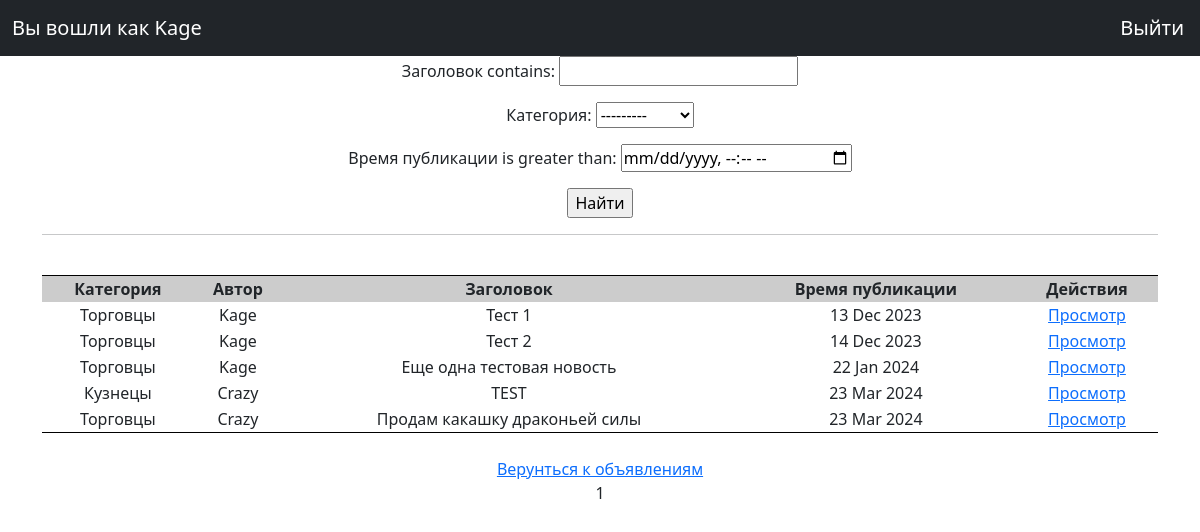
/posts/search/ (signed in), run on the app's committed database.
### PostBoard_main/models.py (models this page shows, shortened)
class Posts(models.Model):
    tanks = 'TK'
    healers = 'HL'
    damage_dealers = 'DD'
    merchants = 'MR'
    guild_masters = 'GM'
    quest_givers = 'QG'
    smiths = 'SM'
    leather_workers = 'LW'
    potion_masters = 'PM'
    enchanters = 'EH'
    TYPE = [
        (tanks, 'Танки'), (healers, 'Хилеры'), (damage_dealers, 'ДД'), (merchants, 'Торговцы'),
        (guild_masters, 'Гильдмастера'), (quest_givers, 'Квестгиверы'), (smiths, 'Кузнецы'),
        (leather_workers, 'Кожевники'), (potion_masters, 'Зельевары'), (enchanters, 'Мастера заклинаний')
    ]
    type_post = models.CharField(max_length=2, choices=TYPE, default='MR', verbose_name='Время публикации')
    time_in = models.DateTimeField(auto_now_add=True, verbose_name='Время публикации')
    headline = models.CharField(max_length=128, verbose_name='Заголовок')
    text = RichTextUploadingField(config_name='my-toolbar', verbose_name='Текст')
    category = models.ForeignKey(Category, on_delete=models.CASCADE, related_name='category', verbose_name='Категория')
    to_reg_user = models.ForeignKey(RegUsers, on_delete=models.CASCADE, verbose_name='Автор')

class Category(models.Model):
    name = models.CharField(max_length=30, unique=True, help_text=_('Category name'))
    subscriber = models.ManyToManyField(User, through='Subscriptions')
    def __str__(self):
        return self.name.title()

class RegUsers(models.Model):
    reg_user = models.OneToOneField(User,  on_delete=models.CASCADE)
    code = models.CharField(max_length=6, blank=True, null=True, default=None)

### PostBoard_main/views.py (the view)
# urls.py: path('search/', SearchResults.as_view(), name='search'),
class SearchResults(ListView):
    raise_exception = True
    model = Posts
    template_name = 'search.html'
    context_object_name = 'search'
    paginate_by = 20
    def get_queryset(self):
        queryset = super().get_queryset()
        self.filterset = PostFilter(self.request.GET, queryset)
        return self.filterset.qs
    def get_context_data(self, **kwargs):
        context = super().get_context_data(**kwargs)
        context['filterset'] = self.filterset
        return context

### templates/search.html (shortened to what this page needs)
<!DOCTYPE html>
{% extends 'flatpages/default.html' %}
{% block content %}
    <form action="" method="get">
        {{ filterset.form.as_p }}
        <input type="submit" value="Найти" />
    </form>
    <hr>
    {% if search %}
        <table border="4" bordercolor="#000000" callspacing="0" callpadding="10" frame=Hsides rules=Cols width="100%" align="center">
            <br />
            <tr class="header">
                <th>Категория</th>
                <th>Автор</th>
                <th>Заголовок</th>
                <th>Время публикации</th>
                <th>Действия</th>
            </tr>
            {% for n in search %}
            <tr>
                <td>{{ n.category }}</td>
                <td>{{ n.to_reg_user.reg_user }}</td>
                <td>{{ n.headline }}</td>
                <td>{{ n.time_in|date:'d M Y'  }}</td>
                <td>
                    <a href="{% url 'post_detail' pk=n.id %}"> Просмотр </a>
                </td>
            </tr>
            {% endfor %}
        </table>
    {% else %}
        <h2>Увы, ничего не нашлось :(</h2>
    {% endif %}
    <br>
    <a href="{% url 'posts' %}"> Верунться к объявлениям </a>
    <br>
    {{ page_obj.number }}
{% endblock content%}

### templates/flatpages/default.html (shortened to what this page needs)
<!DOCTYPE html>
{% load static %}
<html lang="en">
<head>
    <link href="{% static 'css/styles.css' %}" rel="stylesheet" />
</head>
<body>
    <nav class="navbar navbar-expand-lg navbar-dark bg-dark static-top">
            {% if request.user.is_authenticated %}
        <div class="container">
            <a class="navbar-brand" href="#">Вы вошли как {{ request.user }}</a>
        </div>
        <div>
            <a class="navbar-brand" href="{% url 'account_logout' %}">Выйти</a>
        </div>
            {% endif %}
    </nav>
    <div class="container">
        <div class="row">
            <div class="col-lg-12 text-center">
                {% block content %}{% endblock content %}
            </div>
        </div>
    </div>
</body>
</html>

### templates/flatpages/default.html (style rules this page uses)
.header { height:10px; background-color:#cccccc; padding:10px; text-align:center }

### data on the page
Posts: category "Торговцы", to_reg_user.reg_user "Kage", headline "Тест 1", time_in "13 Dec 2023"
Posts: category "Торговцы", to_reg_user.reg_user "Kage", headline "Тест 2", time_in "14 Dec 2023"
Posts: category "Торговцы", to_reg_user.reg_user "Kage", headline "Еще одна тестовая новость", time_in "22 Jan 2024"
Posts: category "Кузнецы", to_reg_user.reg_user "Crazy", headline "TEST", time_in "23 Mar 2024"
Posts: category "Торговцы", to_reg_user.reg_user "Crazy", headline "Продам какашку драконьей силы", time_in "23 Mar 2024"

### other printed values
{{ request.user }} "Kage"
{{ page_obj.number }} "1"
